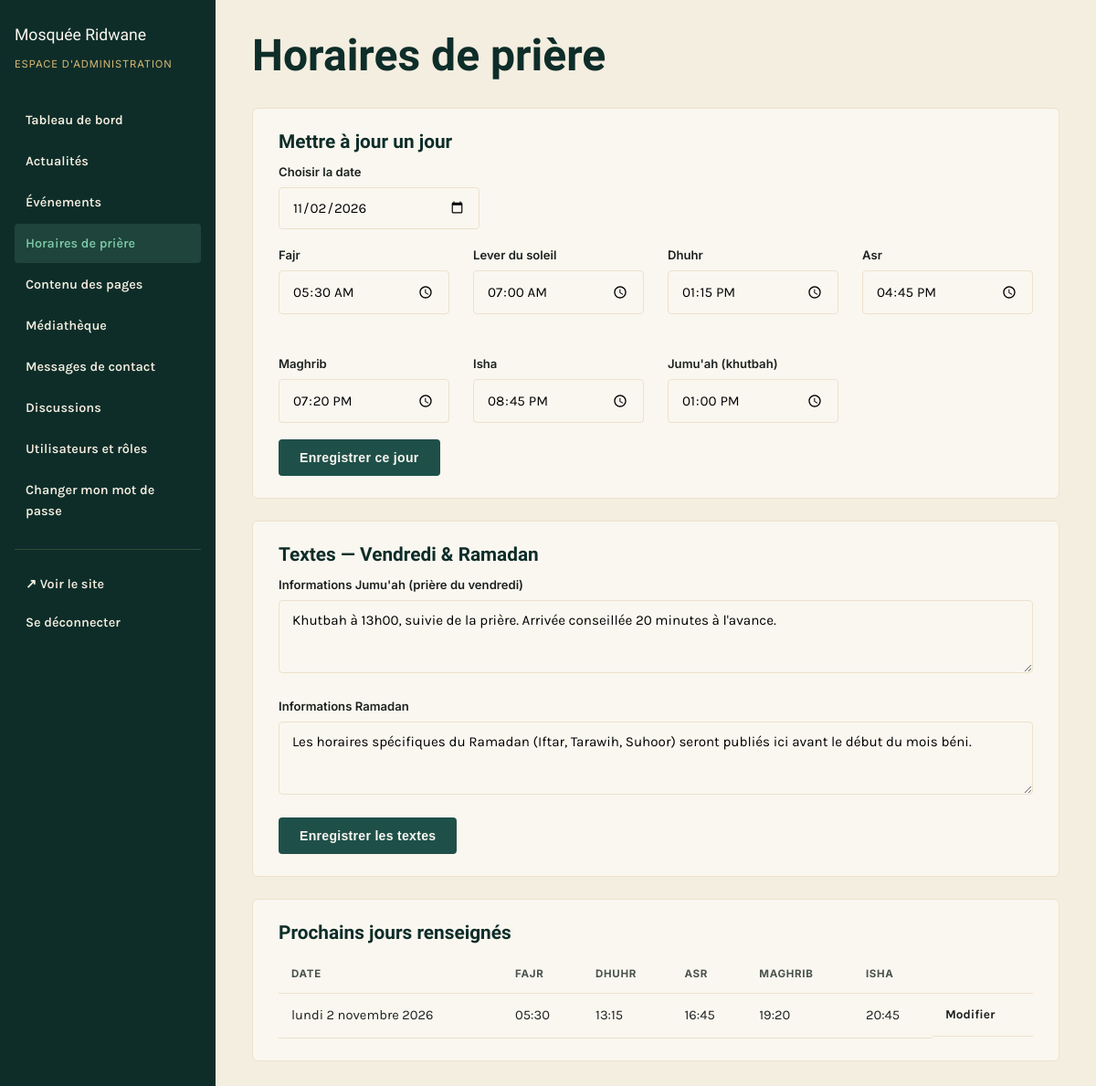
The app's page /admin/horaires.php (signed in) with its own data.
### tables this page shows
CREATE TABLE IF NOT EXISTS horaires_prieres (
    id INT AUTO_INCREMENT PRIMARY KEY,
    date_jour DATE NOT NULL UNIQUE,
    fajr TIME,
    lever_soleil TIME,
    dhuhr TIME,
    asr TIME,
    maghrib TIME,
    isha TIME,
    jumuah TIME
);

CREATE TABLE IF NOT EXISTS pages_contenu (
    id INT AUTO_INCREMENT PRIMARY KEY,
    cle VARCHAR(100) NOT NULL UNIQUE,       
    titre VARCHAR(255),
    contenu TEXT,
    image VARCHAR(255),
    date_maj DATETIME DEFAULT CURRENT_TIMESTAMP ON UPDATE CURRENT_TIMESTAMP
);

### includes/functions.php (called while the page is built, shortened)
<?php
function h($texte) {
    return htmlspecialchars($texte ?? '', ENT_QUOTES, 'UTF-8');
}
function getContenu($cle) {
    global $pdo;
    static $cache = [];
    $stmt = $pdo->prepare("SELECT * FROM pages_contenu WHERE cle = ?");
    $stmt->execute([$cle]);
    $cache[$cle] = $stmt->fetch();
    return $cache[$cle];
}
function contenuTexte($cle, $defaut = '') {
    $c = getContenu($cle);
    return $c ? $c['contenu'] : $defaut;
}
function formatHeure($heure) {
    return substr($heure, 0, 5);
}
function formatDateFr($date, $avecHeure = false) {
    $mois = ['janvier','février','mars','avril','mai','juin','juillet','août','septembre','octobre','novembre','décembre'];
    $jours = ['dimanche','lundi','mardi','mercredi','jeudi','vendredi','samedi'];
    $ts = is_numeric($date) ? $date : strtotime($date);
    $jourSemaine = $jours[date('w', $ts)];
    $j = date('j', $ts);
    $m = $mois[date('n', $ts) - 1];
    $a = date('Y', $ts);
    $result = "$jourSemaine $j $m $a";
    return $result;
}

### admin/horaires.php (the view, shortened to what this page needs)
<?php
require_once __DIR__ . '/../config/config.php';
$dateSelectionnee = $_GET['date'] ?? date('Y-m-d');
$stmt = $pdo->prepare("SELECT * FROM horaires_prieres WHERE date_jour = ?");
$stmt->execute([$dateSelectionnee]);
$horaires = $stmt->fetch() ?: [];
$prochains = $pdo->query("SELECT * FROM horaires_prieres WHERE date_jour >= CURDATE() ORDER BY date_jour ASC LIMIT 14")->fetchAll();
require_once __DIR__ . '/includes/admin-header.php';
?>
<div class="admin-entete"><h1>Horaires de prière</h1></div>
<div class="admin-carte">
    <h3 style="margin-top:0;">Mettre à jour un jour</h3>
    <form method="get" style="margin-bottom:18px;">
        <div class="champ" style="max-width:220px;">
            <label for="date">Choisir la date</label>
            <input type="date" id="date" name="date" value="<?= h($dateSelectionnee) ?>" onchange="this.form.submit()">
        </div>
    </form>
    <form method="post">
        <div class="grille grille-4">
            <div class="champ"><label>Fajr</label><input type="time" name="fajr" value="<?= h(substr($horaires['fajr'] ?? '', 0, 5)) ?>"></div>
            <div class="champ"><label>Lever du soleil</label><input type="time" name="lever_soleil" value="<?= h(substr($horaires['lever_soleil'] ?? '', 0, 5)) ?>"></div>
            <div class="champ"><label>Dhuhr</label><input type="time" name="dhuhr" value="<?= h(substr($horaires['dhuhr'] ?? '', 0, 5)) ?>"></div>
            <div class="champ"><label>Asr</label><input type="time" name="asr" value="<?= h(substr($horaires['asr'] ?? '', 0, 5)) ?>"></div>
            <div class="champ"><label>Maghrib</label><input type="time" name="maghrib" value="<?= h(substr($horaires['maghrib'] ?? '', 0, 5)) ?>"></div>
            <div class="champ"><label>Isha</label><input type="time" name="isha" value="<?= h(substr($horaires['isha'] ?? '', 0, 5)) ?>"></div>
            <div class="champ"><label>Jumu'ah (khutbah)</label><input type="time" name="jumuah" value="<?= h(substr($horaires['jumuah'] ?? '', 0, 5)) ?>"></div>
        </div>
        <button type="submit" class="bouton bouton-emeraude">Enregistrer ce jour</button>
    </form>
</div>
<div class="admin-carte">
    <h3 style="margin-top:0;">Textes — Vendredi &amp; Ramadan</h3>
    <form method="post">
        <div class="champ">
            <label>Informations Jumu'ah (prière du vendredi)</label>
            <textarea name="horaires_jumuah" rows="3"><?= h(contenuTexte('horaires_jumuah')) ?></textarea>
        </div>
        <div class="champ">
            <label>Informations Ramadan</label>
            <textarea name="horaires_ramadan" rows="3"><?= h(contenuTexte('horaires_ramadan')) ?></textarea>
        </div>
        <button type="submit" class="bouton bouton-emeraude">Enregistrer les textes</button>
    </form>
</div>
<div class="admin-carte">
    <h3 style="margin-top:0;">Prochains jours renseignés</h3>
    <table class="table-admin">
        <thead><tr><th>Date</th><th>Fajr</th><th>Dhuhr</th><th>Asr</th><th>Maghrib</th><th>Isha</th><th></th></tr></thead>
        <tbody>
        <?php foreach ($prochains as $h): ?>
        <tr>
            <td><?= h(formatDateFr($h['date_jour'])) ?></td>
            <td><?= formatHeure($h['fajr']) ?></td>
            <td><?= formatHeure($h['dhuhr']) ?></td>
            <td><?= formatHeure($h['asr']) ?></td>
            <td><?= formatHeure($h['maghrib']) ?></td>
            <td><?= formatHeure($h['isha']) ?></td>
            <td class="actions"><a href="?date=<?= h($h['date_jour']) ?>">Modifier</a></td>
        </tr>
        <?php endforeach; ?>
        </tbody>
    </table>
</div>
<?php require_once __DIR__ . '/includes/admin-footer.php'; ?>

### assets/css/style.css (style rules this page uses)
:root { --mint-950: #0e2d29; --mint-800: #163f39; --mint-700: #1e5049; --mint-500: #2f6f62; --eucalyptus-600: #4f9179; --eucalyptus-400: #7ec9a8; --eucalyptus-200: #bfe8d3; --eucalyptus-100: #e6f7ed; --laiton-500: #b9903f; --laiton-300: #d8b874; --laiton-100: #f1e3c3; --plâtre-50: #faf7f0; --plâtre-100: #f4eee0; --plâtre-200: #ece2cc; --encre-900: #1c211f; --encre-600: #4a534e; --rouge-alerte: #a3402f; --emeraude-700: var(--mint-700); --emeraude-800: var(--mint-800); --emeraude-950: var(--mint-950); --police-titre: 'Amiri', 'Georgia', serif; --police-texte: 'Karla', 'Segoe UI', sans-serif; --police-donnee: 'Inter', 'Segoe UI', sans-serif; --rayon: 4px; --rayon-lg: 10px; --ombre-legere: 0 2px 10px -4px rgba(14, 45, 41, 0.18); --ombre: 0 6px 24px -8px rgba(14, 45, 41, 0.25); --ombre-forte: 0 20px 48px -12px rgba(14, 45, 41, 0.38); --conteneur: 1160px; --ease-doux: cubic-bezier(0.16, 1, 0.3, 1); --duree-micro: 180ms; --duree-panneau: 320ms; }
* { box-sizing: border-box; }
html { scroll-behavior: smooth; }
body { margin: 0; font-family: var(--police-texte); color: var(--encre-900); background: var(--plâtre-50); line-height: 1.6; }
a { color: inherit; text-decoration: none; }
h1, h2, h3, h4 { font-family: var(--police-titre); font-weight: 700; line-height: 1.2; color: var(--mint-950); margin: 0 0 0.5em; }
h1 { font-size: clamp(2rem, 4vw, 3.2rem); }
h3 { font-size: 1.3rem; }
.bouton { display: inline-flex; align-items: center; gap: 8px; padding: 11px 22px; border-radius: var(--rayon); font-weight: 700; font-size: 0.88rem; letter-spacing: 0.02em; border: 1px solid transparent; cursor: pointer; transition: transform var(--duree-micro) var(--ease-doux), box-shadow var(--duree-micro) ease, background var(--duree-micro) ease, border-color var(--duree-micro) ease, color var(--duree-micro) ease; }
.bouton-emeraude { background: var(--mint-700); color: var(--plâtre-50); }
.grille { display: grid; gap: 26px; }
.grille-4 { grid-template-columns: repeat(4, 1fr); }
.champ { margin-bottom: 18px; }
.champ label { display: block; font-family: var(--police-donnee); font-size: 0.82rem; font-weight: 600; margin-bottom: 6px; color: var(--encre-900); }
.champ input, .champ textarea, .champ select { width: 100%; padding: 12px 14px; border: 1px solid var(--plâtre-200); border-radius: var(--rayon); font-family: var(--police-texte); font-size: 0.95rem; background: var(--plâtre-50); }

### assets/css/admin.css (style rules this page uses)
body.admin-body { background: var(--plâtre-100); font-family: var(--police-texte); }
.admin-entete { display: flex; justify-content: space-between; align-items: center; flex-wrap: wrap; gap: 14px; margin-bottom: 28px; }
.admin-entete h1 { margin: 0; }
.admin-carte { min-width: 0; overflow-x: auto; background: var(--plâtre-50); border: 1px solid var(--plâtre-200); border-radius: 6px; padding: 24px 28px; margin-bottom: 24px; }
.table-admin { width: 100%; min-width: 600px; border-collapse: collapse; font-size: 0.92rem; }
.table-admin th, .table-admin td { padding: 12px 14px; text-align: left; border-bottom: 1px solid var(--plâtre-200); }
.table-admin th { font-family: var(--police-donnee); font-size: 0.72rem; text-transform: uppercase; letter-spacing: 0.06em; color: var(--encre-600); }
.table-admin .actions { display: flex; align-items: center; flex-wrap: wrap; gap: 10px; }
.table-admin .actions a { font-weight: 700; font-size: 0.85rem; }

### records on screen
horaires_prieres: fajr "05:30", lever_soleil "07:00", dhuhr "13:15", asr "16:45", maghrib "19:20", isha "20:45", jumuah "13:00", date_jour "lundi 2 novembre 2026"
pages_contenu: horaires_jumuah "Khutbah à 13h00, suivie de la prière. Arrivée conseillée 20 minutes à l'avance."
pages_contenu: horaires_ramadan "Les horaires spécifiques du Ramadan (Iftar, Tarawih, Suhoor) seront publiés ici avant le début du mois béni."
